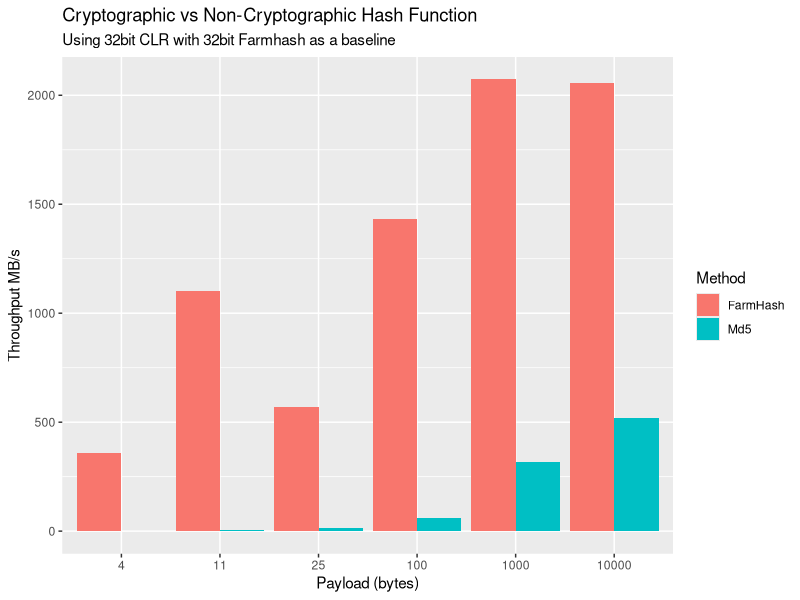
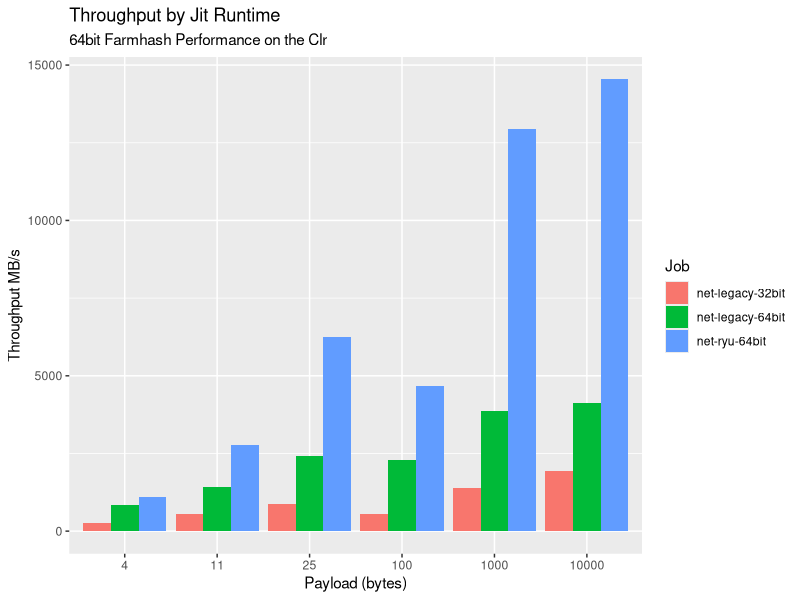
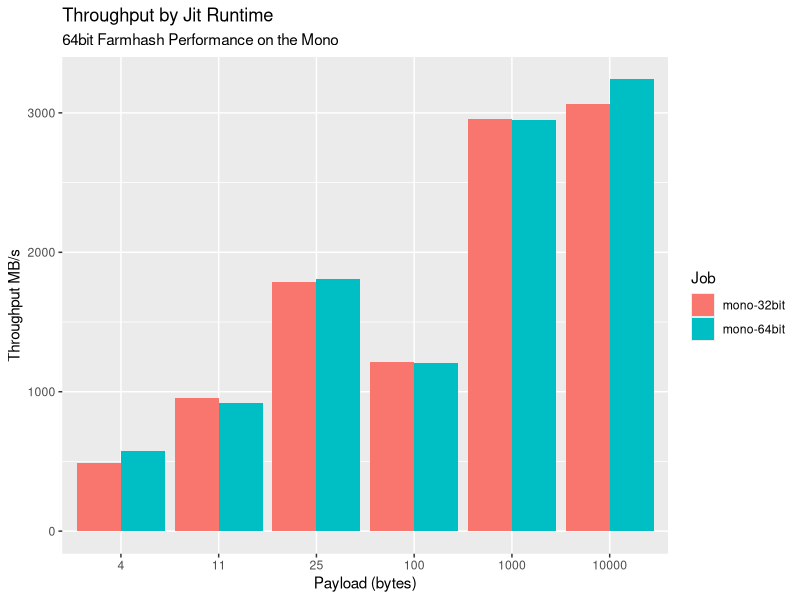

Here is the R script that generated these plots, in order:
library(tidyverse)
library(readr)

df <- read_csv("./benchmarks.csv")

# First we need to scrub the thousand separator and the unit
# suffix in the numeric columns. This may not be a problem in 10.4.
# Calculate the payload by taking computing MB/s. There are 10^6
# bytes in a MB and 10^9 nanoseconds in a second
df <- df %>%
  mutate(Mean = as.numeric(gsub(',', '', gsub('.{3}$', '', Mean))),
         StdErr = as.numeric(gsub(',', '', gsub('.{3}$', '', StdErr))),
         StdDev = as.numeric(gsub(',', '', gsub('.{3}$', '', StdErr))),
         Median = as.numeric(gsub(',', '', gsub('.{3}$', '', Median))),
         Throughput = PayloadLength * 10^9 / (Mean * 10^6))

# The first thing we're going to do is show the difference between
# a cryptographic function (albeit a bad one) and a non-cryptographic
# function. We're going to see MD5 vs Farmhash
fm <- df %>% 
  filter((Method == 'FarmHash' | Method == 'Md5') &
           Job == 'net-legacy-32bit' & Kind == '32bit hash') %>%
  select(Method, PayloadLength, Median, StdErr, StdDev, Throughput)

ggplot(fm, aes(as.factor(PayloadLength), Throughput)) +
  geom_bar(aes(fill=Method), stat='identity', position='dodge') +
  labs(x='Payload (bytes)', y='Throughput MB/s') +
  ggtitle('Cryptographic vs Non-Cryptographic Hash Function',
          subtitle = "Using 32bit CLR with 32bit Farmhash as a baseline")

# Next we're going to see the performance difference when the 64bit Farmhash
# function is executed in a 64bit Clr Runtime
clr_run <- df %>%
  filter((Method == 'FarmHash') & Runtime == 'Clr' & Kind == '64bit hash') %>%
  select(Method, Job, Runtime, PayloadLength, Median, StdErr, StdDev, Throughput)

ggplot(clr_run, aes(as.factor(PayloadLength), Throughput)) +
  geom_bar(aes(fill=Job), stat='identity', position='dodge') +
  labs(x='Payload (bytes)', y='Throughput MB/s') + 
  ggtitle("Throughput by Jit Runtime",
          subtitle = "64bit Farmhash Performance on the Clr")

# Does the same hold true for Mono?
mono_run <- df %>%
  filter((Method == 'FarmHash') & Runtime == 'Mono' & Kind == '64bit hash') %>%
  select(Method, Job, Runtime, PayloadLength, Median, StdErr, StdDev, Throughput)

ggplot(mono_run, aes(as.factor(PayloadLength), Throughput)) +
  geom_bar(aes(fill=Job), stat='identity', position='dodge') +
  labs(x='Payload (bytes)', y='Throughput MB/s') + 
  ggtitle("Throughput by Jit Runtime",
          subtitle = "64bit Farmhash Performance on the Mono")
